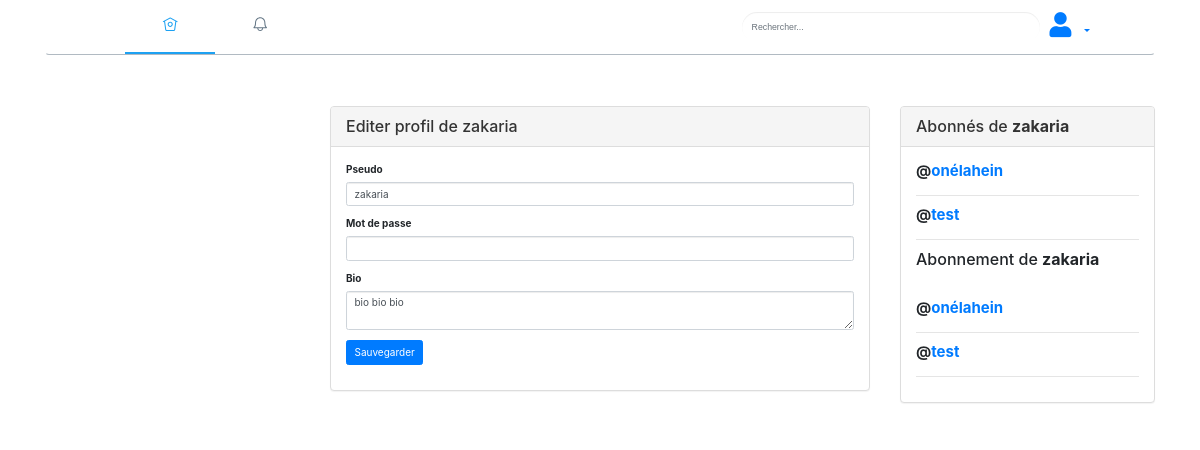
Page /views/profile.php (signed in) on the committed database.
### tables this page shows
CREATE TABLE IF NOT EXISTS `users` (
  `id` int NOT NULL AUTO_INCREMENT,
  `nickname` varchar(255) NOT NULL,
  `birthday` date NOT NULL,
  `email` varchar(255) NOT NULL,
  `password` varchar(255) NOT NULL,
  `registration_date` datetime NOT NULL,
  `bio` text,
  `theme` varchar(255) NOT NULL,
  PRIMARY KEY (`id`),
  UNIQUE KEY `email` (`email`),
  UNIQUE KEY `nickname` (`nickname`)
);

### connect/functions.php (called while the page is built, shortened)
<?php
function Load_notification($connect, $receiver_id)
{
	$query = "
	SELECT * FROM notifications
	WHERE notification_receiver_id = '" . $receiver_id . "'
	ORDER BY notification_id DESC
	";
	$statement = $connect->prepare($query);
	$statement->execute();
	$result = $statement->fetchAll();
	$total_row = $statement->rowCount();
	$output = '';
	if ($total_row > 0) {
		foreach ($result as $row) {
			$output .= '<li><a href="#">' . $row["notification_text"] . '</a></li>';
		}
	}
	return $output;
}

### views/profile.php (the view, shortened to what this page needs)
<?php
include('../connect/functions.php');
$query = "SELECT * FROM users WHERE id = '" . $_SESSION["user_id"] . "'";
$statement = $connect->prepare($query);
$statement->execute();
$result = $statement->fetchAll();
?>
<html>
<head>
	<link rel="stylesheet" href="https://maxcdn.bootstrapcdn.com/bootstrap/3.3.7/css/bootstrap.min.css">
	<link rel="stylesheet" href="../css/style1.css">
	<link rel="stylesheet" href="../css/dark.css">
</head>
<body>
	<div class="container">
		<?php
		include('menu.php');
		?>
		<div>
		</div>
		<div class="row">
			<div class="col-md-3">
			</div>
			<div class="col-md-6">
				<div class="panel panel-default">
					<div class="panel-heading">
						<?php echo  "<h3 class='panel-title'>Editer profil de " . $_SESSION['nickname'] . "</h3>" ?>
					</div>
					<div class="panel-body">
						<?php
						foreach ($result as $row) {
						?>
							<form method="post" enctype="multipart/form-data">
								<div class="form-group">
									<label>Pseudo</label>
									<input type="text" name="nickname" id="nickname" required class="form-control" value="<?php echo $row["nickname"]; ?>" />
								</div>
								<div class="form-group">
									<label>Mot de passe</label>
									<input type="password" name="password" id="password" class="form-control" />
								</div>
								<div class="form-group">
									<label>Bio</label>
									<textarea name="bio" id="bio" class="form-control"><?php echo $row["bio"]; ?></textarea>
								</div>
								<div class="form-group">
									<input type="submit" name="edit_profile" id="edit_profile" class="btn btn-primary" value="Sauvegarder" />
								</div>
							</form>
						<?php
						}
						?>
					</div>
				</div>
			</div>
			<div class="col-sm-3">
				<div class="panel panel-default">
					<div class="panel-heading">
						<h3 class="panel-title">Abonnés de <b><?php echo  ' ' . $_SESSION['nickname']; ?></b></h3>
					</div>
					<div class="panel-body">
						<?php
						$follower_query = "
		SELECT * FROM users
			INNER JOIN link_user_follower_user_following
			ON link_user_follower_user_following.id_following = users.id
			WHERE link_user_follower_user_following.id_follower = '" . $_SESSION['user_id'] . "'
		";
						$statement = $connect->prepare($follower_query);
						$statement->execute();
						$follower_result = $statement->fetchAll();
						foreach ($follower_result as $follower_row) {
							if ($follower_row) {
								echo '
			<div class="row">
				<div class="col-md-4">
					<h4><b>@<a href="user_tweets.php?data=' . $follower_row["nickname"] . '">' . $follower_row["nickname"] . '</a></b></h4>
				</div>
			</div>
			<hr />
			';
							}
						}
						?>
						<h3 class="panel-title">Abonnement de <b><?php echo  ' ' . $_SESSION['nickname']; ?></b></h3>
					</div>
					<div class="panel-body">
						<?php
						$follower_query = "
		SELECT * FROM users
			INNER JOIN link_user_follower_user_following
			ON link_user_follower_user_following.id_follower = users.id
			WHERE link_user_follower_user_following.id_following = '" . $_SESSION['user_id'] . "'
		";
						$statement = $connect->prepare($follower_query);
						$statement->execute();
						$follower_result = $statement->fetchAll();
						foreach ($follower_result as $follower_row) {
							if ($follower_row) {
								echo '
			<div class="row">
				<div class="col-md-4">
					<h4><b>@<a href="user_tweets.php?data=' . $follower_row["nickname"] . '">' . $follower_row["nickname"] . '</a></b></h4>
				</div>
			</div>
			<hr />
			';
							}
						}
						?>
					</div>
				</div>
</body>
</html>

### css/dark.css (style rules this page uses)
* { box-sizing: border-box; }
body { background-color: #fafafa; align-items: center; justify-content: center; margin: 0; transition: background 0.2s linear; }
@media (prefers-color-scheme: light) { body { background:#fff; color: #424242; } }

### rows in the picture
users: nickname "zakaria", bio "bio bio bio"
users: nickname "onélahein"
users: nickname "test"

### other values in the picture
$_SESSION['nickname'] "zakaria"
